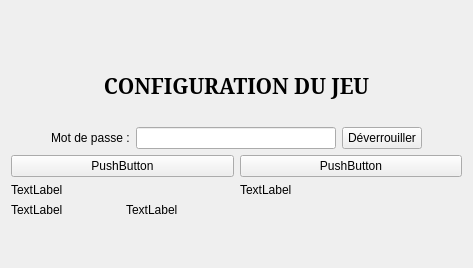
      <widget class="QWidget" name="tab">
       <attribute name="title">
        <string>Configuration du jeu</string>
       </attribute>
       <layout class="QVBoxLayout" name="verticalLayout_4">
        <item>
         <widget class="QLabel" name="label_10">
          <property name="text">
           <string/>
          </property>
          <property name="pixmap">
           <pixmap resource="resources.qrc">:/images/images/logo_thecube_top.png</pixmap>
          </property>
          <property name="alignment">
           <set>Qt::AlignCenter</set>
          </property>
         </widget>
        </item>
        <item>
         <spacer name="verticalSpacer_29">
          <property name="orientation">
           <enum>Qt::Vertical</enum>
          </property>
          <property name="sizeType">
           <enum>QSizePolicy::Fixed</enum>
          </property>
          <property name="sizeHint" stdset="0">
           <size>
            <width>20</width>
            <height>40</height>
           </size>
          </property>
         </spacer>
        </item>
        <item>
         <widget class="QLabel" name="lblNewteamStatusText_7">
          <property name="font">
           <font>
            <family>Noto Serif</family>
            <pointsize>16</pointsize>
            <weight>75</weight>
            <bold>true</bold>
           </font>
          </property>
          <property name="text">
           <string>CONFIGURATION DU JEU</string>
          </property>
          <property name="alignment">
           <set>Qt::AlignCenter</set>
          </property>
         </widget>
        </item>
        <item>
         <spacer name="verticalSpacer_18">
          <property name="orientation">
           <enum>Qt::Vertical</enum>
          </property>
          <property name="sizeType">
           <enum>QSizePolicy::Fixed</enum>
          </property>
          <property name="sizeHint" stdset="0">
           <size>
            <width>20</width>
            <height>20</height>
           </size>
          </property>
         </spacer>
        </item>
        <item>
         <layout class="QGridLayout" name="gridLayout">
          <item row="0" column="0">
           <spacer name="horizontalSpacer_11">
            <property name="orientation">
             <enum>Qt::Horizontal</enum>
            </property>
            <property name="sizeHint" stdset="0">
             <size>
              <width>40</width>
              <height>20</height>
             </size>
            </property>
           </spacer>
          </item>
          <item row="0" column="2">
           <widget class="QLineEdit" name="lineConfigPassword">
            <property name="minimumSize">
             <size>
              <width>200</width>
              <height>0</height>
             </size>
            </property>
            <property name="maximumSize">
             <size>
              <width>300</width>
              <height>16777215</height>
             </size>
            </property>
            <property name="echoMode">
             <enum>QLineEdit::Password</enum>
            </property>
           </widget>
          </item>
          <item row="0" column="4">
           <spacer name="horizontalSpacer_4">
            <property name="orientation">
             <enum>Qt::Horizontal</enum>
            </property>
            <property name="sizeHint" stdset="0">
             <size>
              <width>40</width>
              <height>20</height>
             </size>
            </property>
           </spacer>
          </item>
          <item row="0" column="3">
           <widget class="QPushButton" name="btnConfigPassword">
            <property name="text">
             <string>Déverrouiller</string>
            </property>
           </widget>
          </item>
          <item row="0" column="1">
           <widget class="QLabel" name="label_11">
            <property name="text">
             <string>Mot de passe :</string>
            </property>
           </widget>
          </item>
         </layout>
        </item>
        <item>
         <layout class="QVBoxLayout" name="verticalLayoutAdminMain">
          <item>
           <layout class="QGridLayout" name="gridLayout_9">
            <item row="1" column="1">
             <widget class="QLabel" name="label_6">
              <property name="text">
               <string>TextLabel</string>
              </property>
             </widget>
            </item>
            <item row="2" column="0">
             <layout class="QGridLayout" name="gridLayout_10">
              <item row="0" column="0">
               <widget class="QLabel" name="label_7">
                <property name="text">
                 <string>TextLabel</string>
                </property>
               </widget>
              </item>
              <item row="0" column="1">
               <widget class="QLabel" name="label_9">
                <property name="text">
                 <string>TextLabel</string>
                </property>
               </widget>
              </item>
             </layout>
            </item>
            <item row="1" column="0">
             <widget class="QLabel" name="label_4">
              <property name="text">
               <string>TextLabel</string>
              </property>
             </widget>
            </item>
            <item row="0" column="0">
             <widget class="QPushButton" name="pushButton">
              <property name="text">
               <string>PushButton</string>
              </property>
             </widget>
            </item>
            <item row="0" column="1">
             <widget class="QPushButton" name="pushButton_2">
              <property name="text">
               <string>PushButton</string>
              </property>
             </widget>
            </item>
           </layout>
          </item>
          <item>
           <spacer name="verticalSpacer_2">
            <property name="orientation">
             <enum>Qt::Vertical</enum>
            </property>
            <property name="sizeHint" stdset="0">
             <size>
              <width>20</width>
              <height>40</height>
             </size>
            </property>
           </spacer>
          </item>
         </layout>
        </item>
       </layout>
      </widget>
